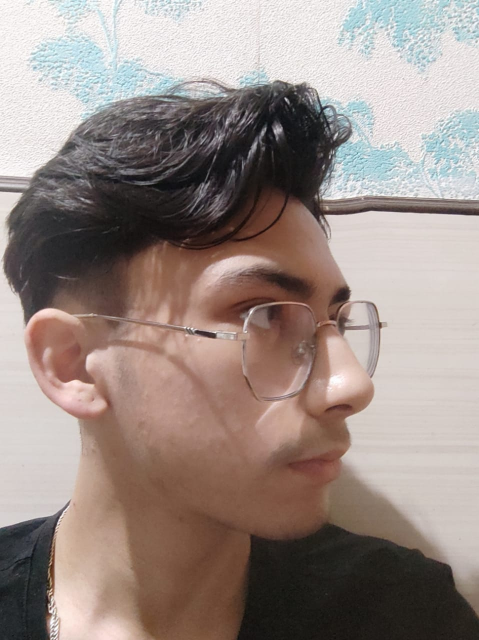
#> input picture Backend/Dataset/Student_2/student 2/datastudent_photosstudent_002photo1.jpg.jpeg, 958 x 1280 px (shown at 1/2 size)
$ python preprocess.py
#> lines starting #> are read from the running program, lines starting #| are printed output that depends on the picture
# preprocess.py
# Image preprocessing for the DeepFace pipeline.
#
# With MTCNN + DeepFace, most alignment work happens automatically
# inside DeepFace.represent() using the facial landmarks from MTCNN.
# This file handles:
#   1. Dataset scanning (finding student photos)
#   2. Basic image quality checks before enrollment
#   3. Optional histogram equalisation for very dark images

import cv2
import numpy as np
import os

# Absolute path anchored to THIS file's location (services/face_recognition/)
_DIR = os.path.dirname(os.path.abspath(__file__))

# Dataset folder lives two levels up from this service, at the app root
_APP_ROOT = os.path.abspath(os.path.join(_DIR, "..", ".."))
DATASET_FOLDER = os.path.join(_APP_ROOT, "Dataset")
OUTPUT_FOLDER = os.path.join(_APP_ROOT, "Preprocessed_Dataset")

# Minimum image dimensions to accept for enrollment
MIN_IMAGE_WIDTH  = 100
MIN_IMAGE_HEIGHT = 100


# [59 lines left out: functions preprocess_for_enrollment, preprocess_for_recognition, not called in this run]


def get_all_photos(base_folder):
    """
    Walks base_folder recursively and returns:
        { "Student_1": [path1, path2, ...], ... }
    The top-level subfolder name becomes the student ID.
    """
#> further down, img is the input picture: shape (1280, 958, 3); mean B, G, R 132.9, 138.8, 153
    student_photos = {}

    for root, dirs, files in os.walk(base_folder):
        photos = [
            f for f in files
            if f.lower().endswith(('.jpg', '.jpeg',
                                   '.png', '.bmp'))
        ]
        if not photos:
            continue

        relative  = os.path.relpath(root, base_folder)
        top_level = relative.split(os.sep)[0]

        if top_level not in student_photos:
            student_photos[top_level] = []

        for photo in photos:
            student_photos[top_level].append(
                os.path.join(root, photo)
            )

    return student_photos


def check_image_quality(image_bgr):
    """
    Basic quality check before enrollment.
    Returns (True, None) if OK, (False, reason) if rejected.
    """
    if image_bgr is None:
        return False, "Could not load image"

    h, w = image_bgr.shape[:2]
#> h = 1280; w = 958
    if w < MIN_IMAGE_WIDTH or h < MIN_IMAGE_HEIGHT:
        return False, f"Too small ({w}x{h})"

    # Check if image is too dark (mean brightness < 30)
    gray       = cv2.cvtColor(image_bgr, cv2.COLOR_BGR2GRAY)
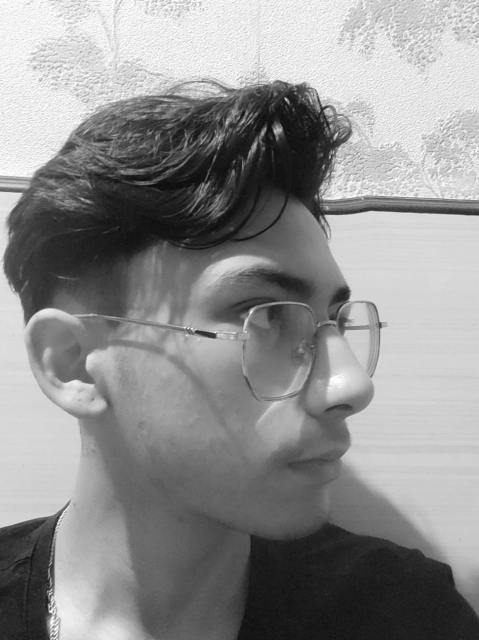
#> gray: shape (1280, 958) (shown at 1/2 size); min 7, max 255, mean 142.3
    brightness = np.mean(gray)
#> brightness = 142.3
    if brightness < 20:
        return False, f"Too dark (brightness={brightness:.0f})"

    return True, None


if __name__ == "__main__":
    print("=" * 55)
    print("  PREPROCESSING CHECK")
    print("=" * 55)

    if not os.path.exists(DATASET_FOLDER):
        print(f"Dataset folder not found: {DATASET_FOLDER}")
    else:
        found = get_all_photos(DATASET_FOLDER)
        if found:
            print(f"Found {len(found)} student(s):\n")
            for sid, paths in sorted(found.items()):
                print(f"  {sid}: {len(paths)} photos")
                for p in paths:
                    img = cv2.imread(p)
                    ok, reason = check_image_quality(img)
#> ok = True
                    h = img.shape[0] if img is not None else 0
#> h = 1280
                    w = img.shape[1] if img is not None else 0
#> w = 958
                    status = "OK" if ok else f"SKIP ({reason})"
#> status = 'OK'
                    print(f"    {os.path.basename(p)}"
                          f"  {w}x{h}  [{status}]")
#|     datastudent_photosstudent_002photo1.jpg.jpeg  958x1280  [OK]
        else:
            print("No photos found in dataset folder.")
